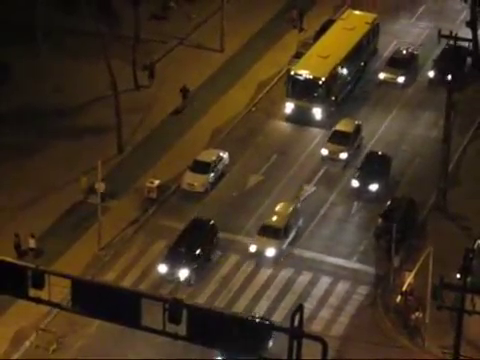
#> input picture frame 119 of transito.mp4, 480 x 360 px, given in place of vid.mp4, which was not available
$ python carro1.py   (Python 2 division)
#> lines starting #> are read from the running program, lines starting #| are printed output that depends on the picture; after the words box and inside, x2 and y2 are one past the last pixel; in counts of white or black regions, pixels touching at a corner belong together; pictures that were not available may be replaced by others from this repository, and a replacement may not be noted
#> in main, original_img is the input picture: shape (360, 480, 3); mean B, G, R 32.5, 50.8, 66.6
import cv2
import numpy as np
import sys
from scipy.cluster.vq import vq, kmeans
minDistX = 50
maxDistX = 90
maxDistY = 20
minCarDist = 20
cars = []
nOfPos = 12
frameGap = 10
minHArea=40
maxHArea = 150
videoFps = 30
metersPerPixel = 0.11
def maskify_HL(original_img, low_white = 225, roi_vertexes=[[0,720],[0,400],[1280,400],[1280,720]], blur=(15,15)):
#> called with low_white = 225, blur = (15, 15)
    img_blur = cv2.GaussianBlur(original_img, blur,0)
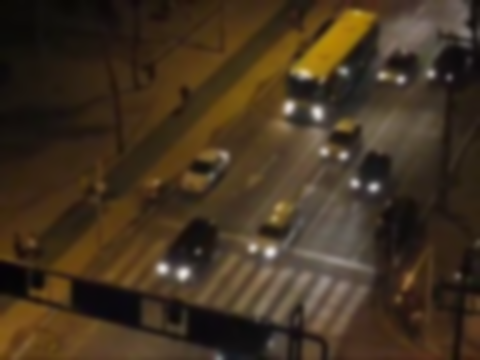
#> img_blur: shape (360, 480, 3); mean B, G, R 32.5, 50.8, 66.6
    img_gray = cv2.cvtColor(img_blur, cv2.COLOR_BGR2GRAY).astype("float64")
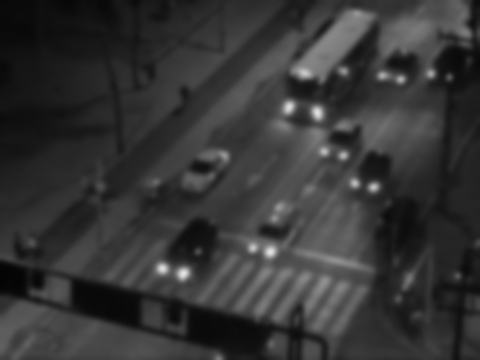
#> img_gray: shape (360, 480) float64; min 4, max 228, mean 53.5
    roi_gray = roi(img_gray,[np.array(roi_vertexes)]) if roi_vertexes else img_gray
#> in roi, `cv2.fillPoly(mask, vertices, 255)`: mask: shape (360, 480) float64; every value is 0
    maxcolor = np.amax(roi_gray)
#> maxcolor = 0
    if maxcolor != 0:
        roi_gray*= 255.0/maxcolor
    roi_gray = roi_gray.astype('uint8')
#> roi_gray: shape (360, 480); every value is 0
    masked_img = cv2.inRange(roi_gray, low_white,255)
    return masked_img
def roi(img, vertices): #creates a region of interest based on the vertices given
    mask = np.zeros_like(img)
    cv2.fillPoly(mask, vertices, 255)
    masked = cv2.bitwise_and(img, mask)
    return masked
class car:
    # [20 lines left out: functions __init__, append_car, not called in this run]
def find_cars(original_img, masked_img,actual_frame,min_headlight_area = 20, max_headlight_area = 150):
#> called with actual_frame = 1, min_headlight_area = 40, max_headlight_area = 150
    global cars
    global minDistX
    global maxDistX
    global maxDistY
    cnts, _ = cv2.findContours(masked_img, cv2.RETR_TREE, cv2.CHAIN_APPROX_SIMPLE)
#> cnts = []
    filt_cnts = [i for i in cnts if(min_headlight_area<cv2.moments(i)["m00"] <max_headlight_area)]
#> filt_cnts = []
    for cnt0 in filt_cnts:
        M0 = cv2.moments(cnt0)
        try:
                X0 = int(M0["m10"] / M0["m00"])
                Y0 = int(M0["m01"] / M0["m00"])
                for cnt1 in filt_cnts:
                    M1 = cv2.moments(cnt1)
                    try:
                        X1 = int(M1["m10"] / M1["m00"])
                        Y1 = int(M1["m01"] / M1["m00"])
                        if minDistX<abs(X0-X1)<maxDistX and abs(Y0-Y1)<maxDistY :
                            append_car(X0, Y0, X1, Y1, actual_frame)
                            del cnt1
                            break
                    except:
                        pass
        except:
            pass
#> this loop made 0 passes


def print_cars(original_img, colors = [(0,255,0),(255,0,0),(255,255,0),(255,0,255)]):
    global cars
    global nOfPos
    for car in cars:
        if len(car.prev_positions) >= nOfPos :
            cv2.circle(original_img, (car.prev_positions[-1][0], car.prev_positions[-1][1]), 3, colors[car.lane], 3)
def find_lanes_now(original_img,n_lanes, color = (0,0,255)):
#> called with n_lanes = 4, color = (0, 0, 255)
    global cars
    global nOfPos
    actual_pos=[]
    try:
        for i in range(len(cars)):
            if len(cars[i].prev_positions) >= nOfPos :
                 actual_pos.append(([float(cars[i].prev_positions[-1][0]),float(cars[i].prev_positions[-1][1])], i))
        means = kmeans([ac[0] for ac in actual_pos],n_lanes)

        lmean =[list(m) for m in means[0]]
        lmean.sort(key = lambda x: x[0])

        try:
            lane = vq([ac[0] for ac in actual_pos],np.array(lmean))
            for j in range(len(lane[0])):
              cars[actual_pos[j][1]].lane = lane[0][j]
        except:
            pass
        for j in means[0]:
            cv2.circle(original_img, (int(j[0]), int(j[1])), 3, color, 3)
    except:
        pass
# [24 lines left out: function find_all_lanes, not called in this run]
        #except:
         #   pass

def number_of_cars():
    global cars
    global nOfPos
    return len([car for car in cars if len(car.prev_positions)>=nOfPos])
def relative_car_flux(frame_number,time_interval = 60):
    global videoFps
    global nOfPos
    frame_interval = time_interval*videoFps
    relative_number_of_cars = len([car for car in cars if len(car.prev_positions)>=nOfPos and car.last_frame > frame_number - frame_interval])
    return float(relative_number_of_cars)/time_interval
def total_car_flux(frame_number):
    global videoFps
    return float(videoFps)*number_of_cars()/frame_number
# [21 lines left out: functions average_velocity, inst_velocity, car_id, not called in this run]
def main() :
        global cars
        global nOfPos
        global minHArea
        global maxHArea
        global videoFps
        video = cv2.VideoCapture('vid.mp4')
        frame_number = 0
        while True:
                frame_number+=1
                _, original_img = video.read()
                masked_img = maskify_HL(original_img, roi_vertexes = [[100,720],[200,500],[1080,500],[1180,720]])
                find_cars( original_img, masked_img, frame_number,minHArea,maxHArea)
                find_lanes_now(original_img, 4)
                print_cars(original_img)
                cv2.putText(original_img, '{}'.format(frame_number), (200,200), cv2.FONT_HERSHEY_SIMPLEX, 5, (0,255,0))
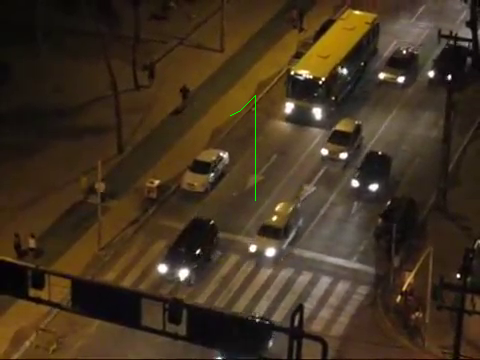
#> original_img: shape (360, 480, 3); 0.08% of pixels changed, all inside (x1, y1, x2, y2) = (230, 95, 256, 201)
                for car in cars:
                    if len(car.prev_positions)>=nOfPos:
                        print('Carro {}'.format(car_id(car)))
                        print('  Faixa: {}'.format(car.lane))
                        print('  Velocidade Media: {} km/h'.format(average_velocity(car)))
                        print('  Ultima Aparicao Ha {} segundos'.format(float((frame_number - car.last_frame))/videoFps))
                print('Fluxo Instantaneo de Carros: {} carros/segundo'.format(relative_car_flux(frame_number, 3)))
                print('Numero Total de Carros: {}'.format(number_of_cars()))
                if cv2.waitKey(1) & 0xFF == ord('q') and not ret:
#> (key q is pressed here)
                        break
                cv2.imshow('ori',original_img)
        video.release()
        cv2.destroyAllWindows()

#> (the run stopped early here; a loop or call above may not have finished)

$ run again, starting later in the video
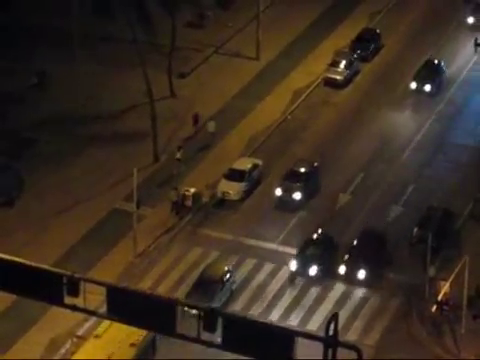
#> input picture frame 535 of transito.mp4, 480 x 360 px, given in place of vid.mp4, which was not available
#> in main, original_img is the input picture: shape (360, 480, 3); mean B, G, R 32.3, 45.6, 59.3
#> in maskify_HL, `img_gray = cv2.cvtColor(img_blur, cv2.COLOR_BGR2GRAY).astype("float64")`:
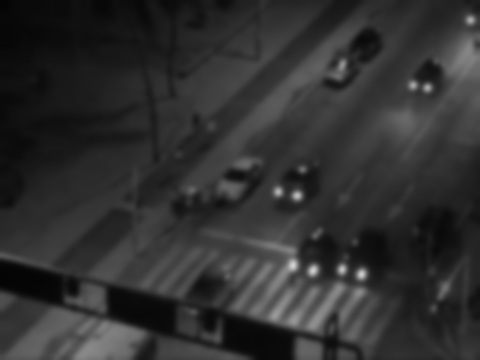
#> img_gray: shape (360, 480) float64; min 4, max 209, mean 48.2
#> mask: shape (360, 480) float64; every value is 0
#> maxcolor = 0
#> roi_gray: shape (360, 480); every value is 0
#> cnts = []
#> in main, `cv2.putText(original_img, '{}'.format(frame_number), (200,200), cv2.FO..`:
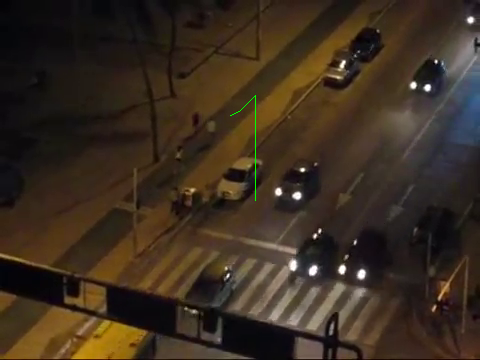
#> original_img: shape (360, 480, 3); 0.08% of pixels changed, all inside (x1, y1, x2, y2) = (230, 95, 256, 201)

$ run again, starting later in the video
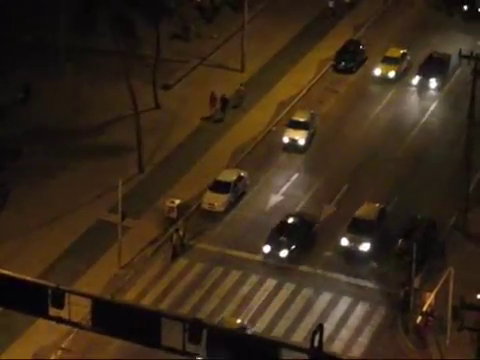
#> input picture frame 952 of transito.mp4, 480 x 360 px, given in place of vid.mp4, which was not available
#> in main, original_img is the input picture: shape (360, 480, 3); mean B, G, R 25, 41.6, 57.1
#> in maskify_HL, `img_gray = cv2.cvtColor(img_blur, cv2.COLOR_BGR2GRAY).astype("float64")`:
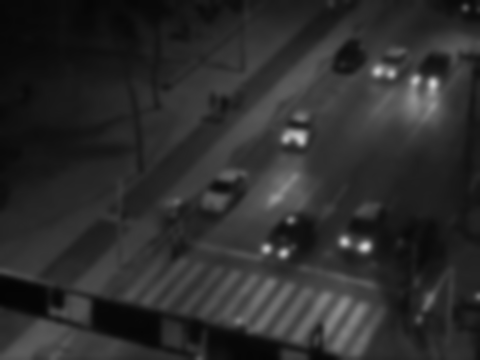
#> img_gray: shape (360, 480) float64; min 4, max 212, mean 44.4
#> mask: shape (360, 480) float64; every value is 0
#> maxcolor = 0
#> roi_gray: shape (360, 480); every value is 0
#> cnts = []
#> in main, `cv2.putText(original_img, '{}'.format(frame_number), (200,200), cv2.FO..`:
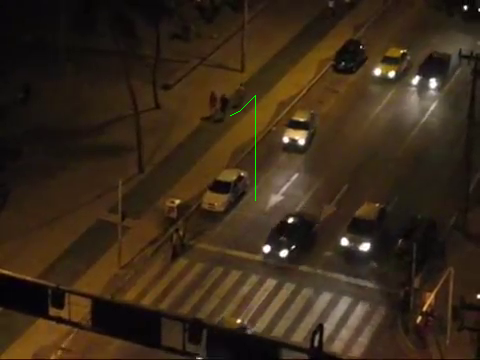
#> original_img: shape (360, 480, 3); 0.08% of pixels changed, all inside (x1, y1, x2, y2) = (230, 95, 256, 201)
